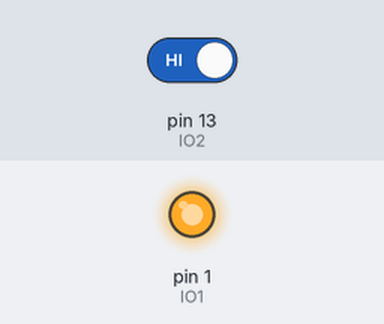
Recording of a sketch running on a simulated Arduino Uno, built with avr-gcc and run on an emulated ATmega328P. Parts: output pins drawn as LEDs (lit = HIGH). The test bench sets the inputs (shaded band); at power-on: pin 13 (IO2) HIGH.

Above: at 6.8 s.
6.9 s: pin 13 (IO2) driven HIGH
At 10.7 s:
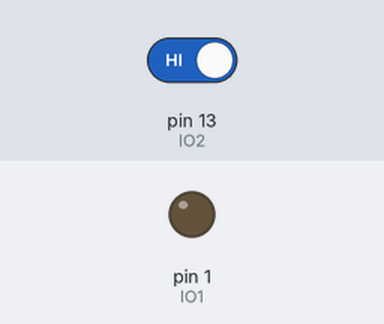
Timing chart, 0 to 16.4 s (numbered marks = the images above; inputs shaded):
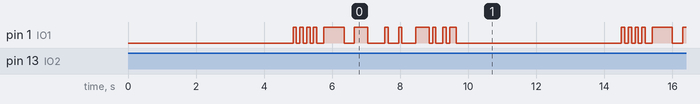

The sketch:

MasterNode_sim.ino
```cpp
// Simulated simple MasterNode
// 2021-01-25
// Jens A Andersson, EIT, LTH

int bin_to_int(byte bin_array[], int start, int len);

const int IO1 = 1; // Tx
const int IO2 = 13; //Rx
const byte SYMBOL_OUT[] = {1,0,1,0,1,0,1,0,0,1,1,1,1,1,1,0,0,0,1,1,1,1,0,0,0,0,0,1,0,0,0,1,0,0,0,0,1,1,1,1,0,1,0,0,1,0,1,1};
const int T_S = 100; // symbol time
const int NUM_SYMBS = 48; // 8+8+32

int i;
byte symbol_in[48];

int frameType;
int framePayload;

void setup() {
	pinMode(IO2, INPUT);
	pinMode(IO1, OUTPUT);
	digitalWrite(IO1,LOW);
}

void loop() {
	while (digitalRead(IO2) == LOW) {
	} // wait for PREAMBLE start
	delay(0.5*T_S);
	for (i = 0; i < NUM_SYMBS; i++) {
		symbol_in[i] = digitalRead(IO2);
		delay(T_S);
	}

	frameType = bin_to_int(symbol_in,24,4);
	framePayload = bin_to_int(symbol_in,32,8);

	for (i = 0; i < NUM_SYMBS; i++) {
		digitalWrite(IO1, SYMBOL_OUT[i]);
		delay(T_S);
	}
	digitalWrite(IO1, LOW);
}

int bin_to_int(byte bin_array[], int start, int len) {
	int s, j, result;
	result = 0;
	s = start;
	j = 0;
	while (j<len) {
		//Serial.println(result);
		result <<= 1;
		result |= (bin_array[s] & 1);
		++j;
		++s;
	}
	return result;
}
```
